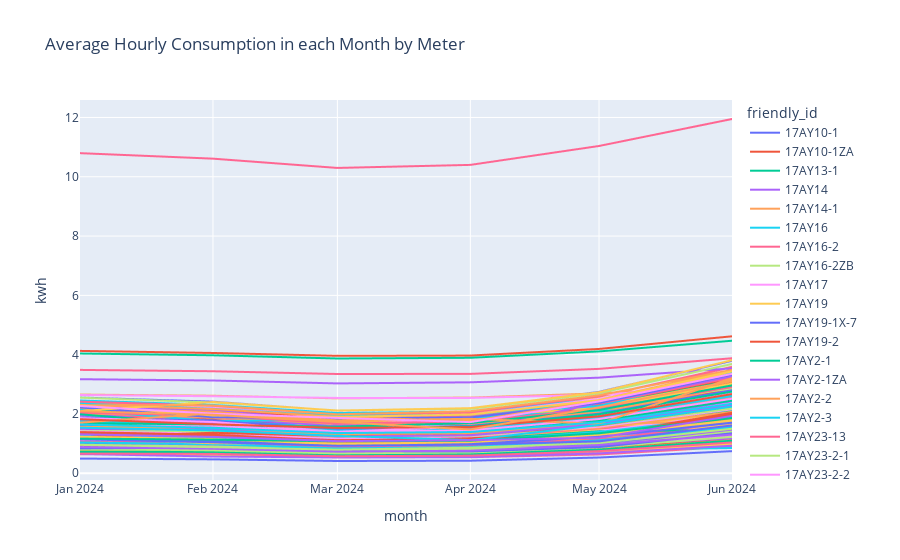

Notebook cell for this chart:
### Code cell
# Plot graph
px.line(meter_month_df, x='month', y='kwh', 
        title='Average Hourly Consumption in each Month by Meter',
        color='friendly_id')
